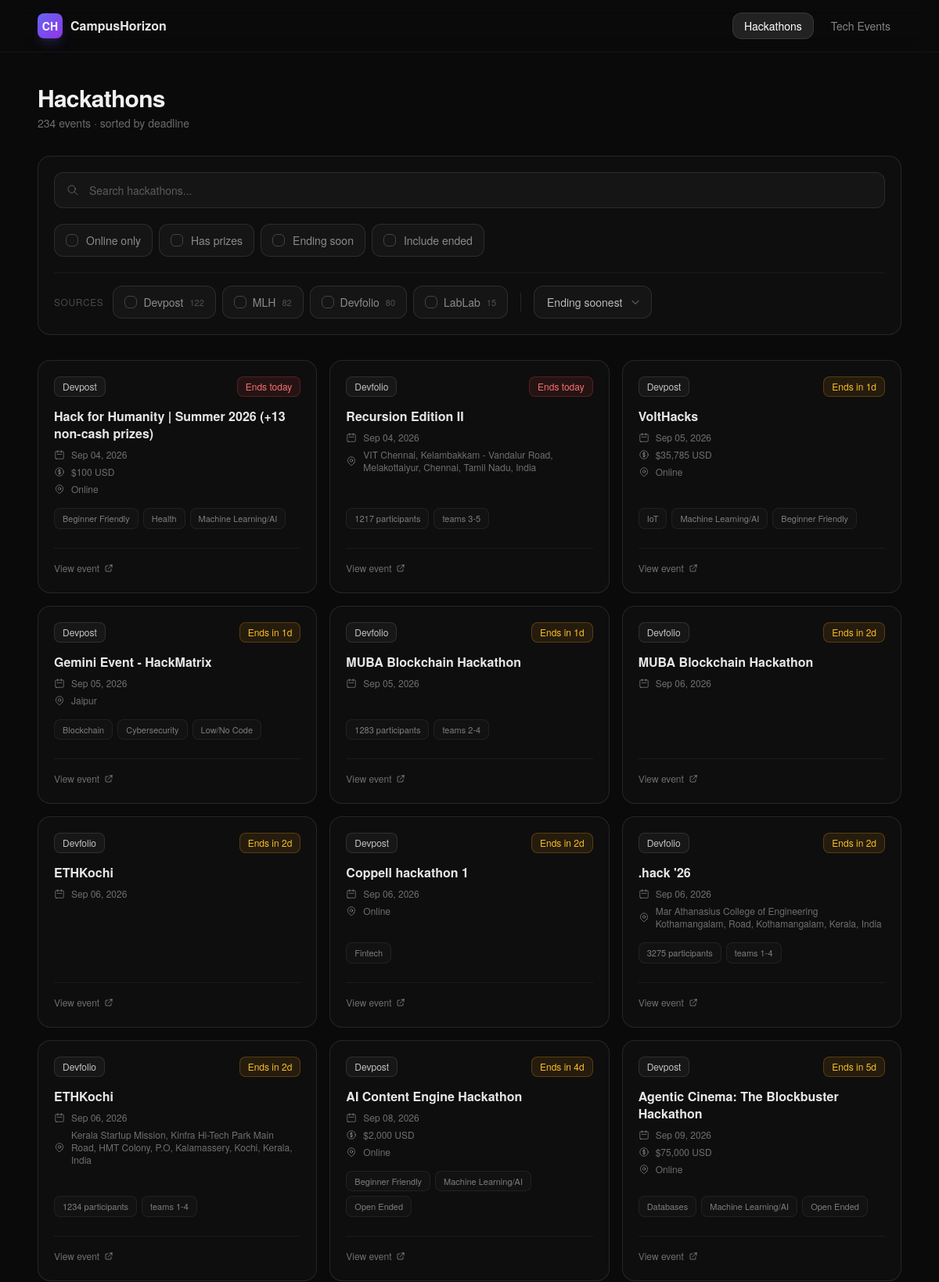
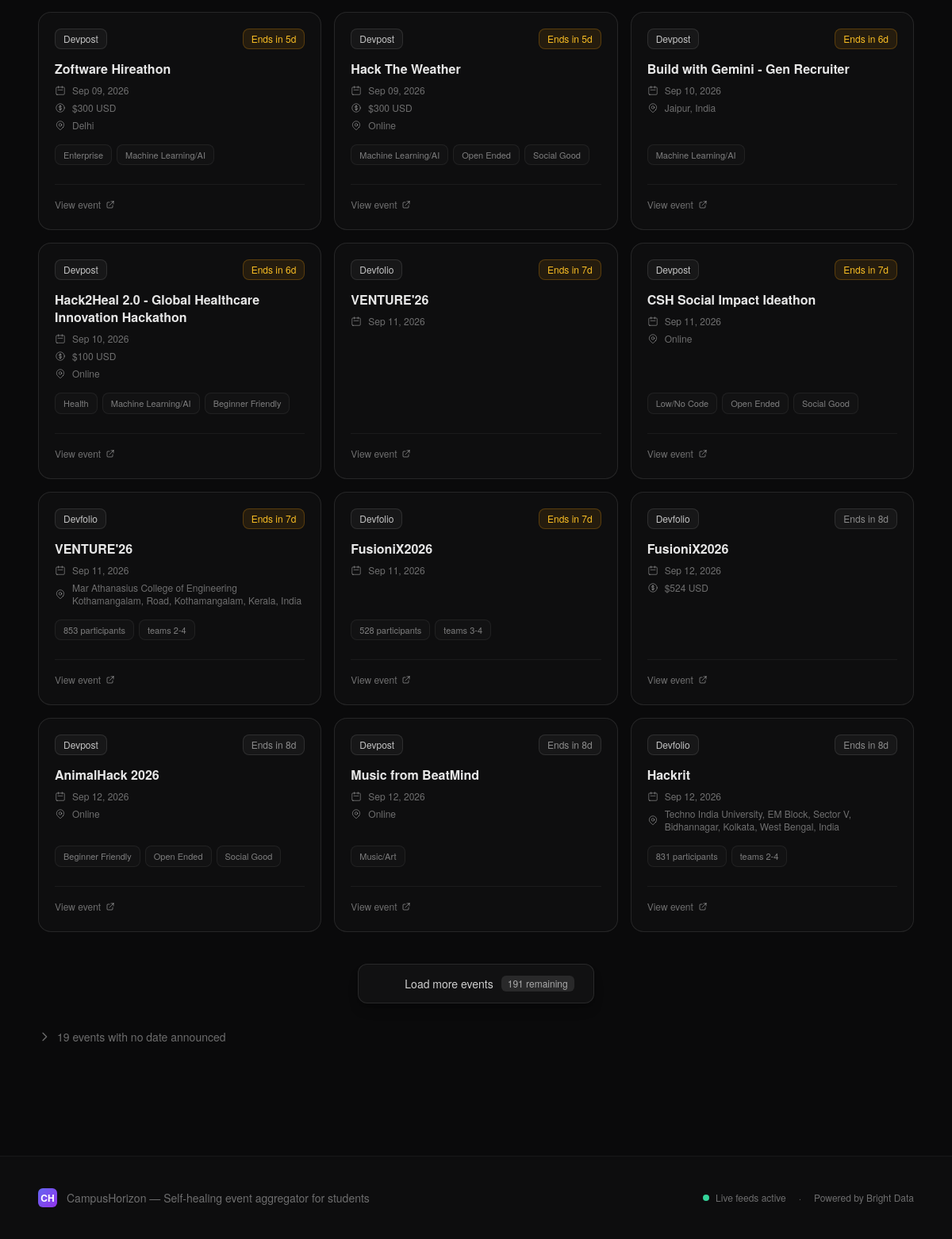
/hackathons/, run on an earlier commit of the app's database (2 pictures, top to bottom).
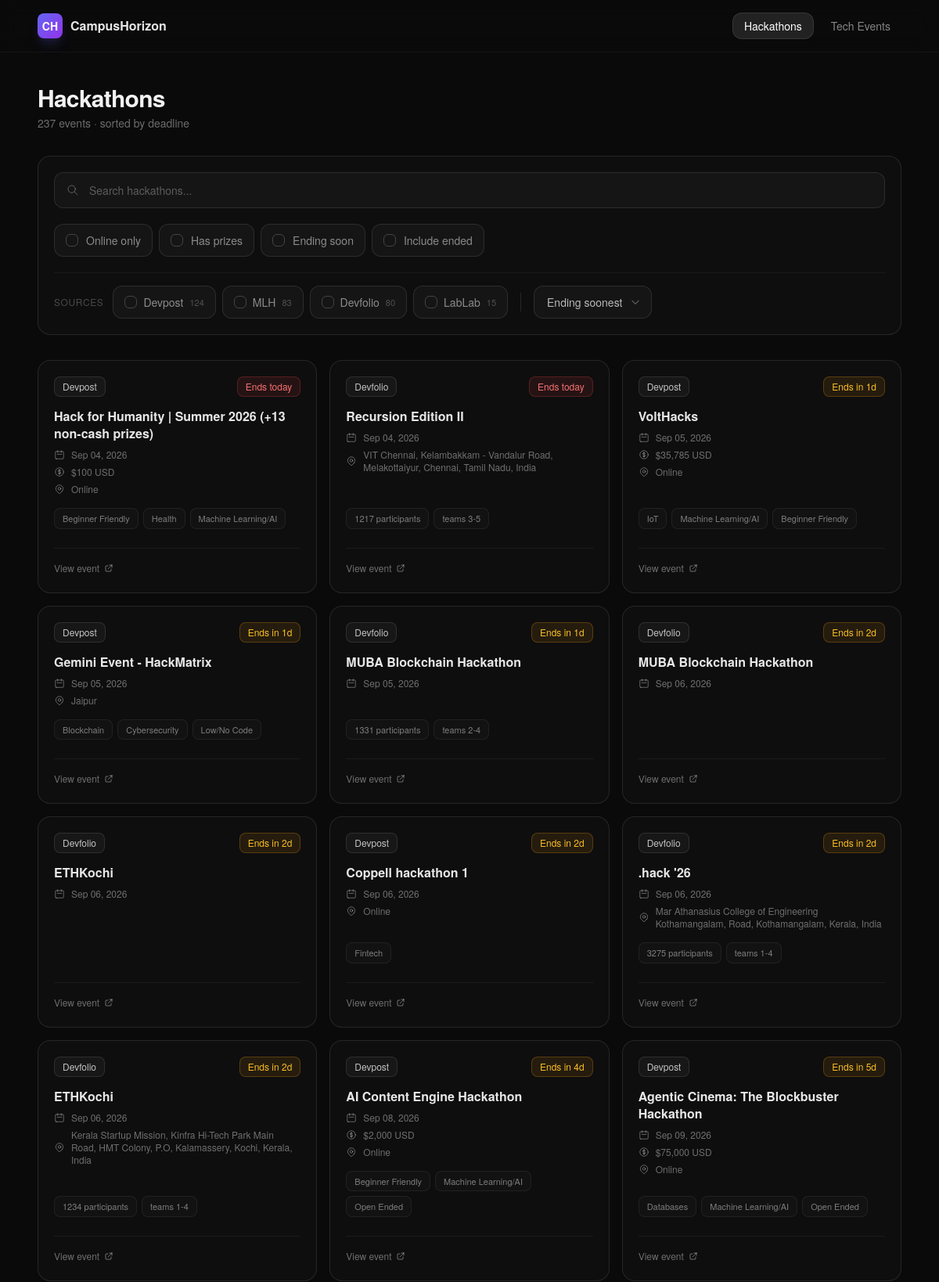
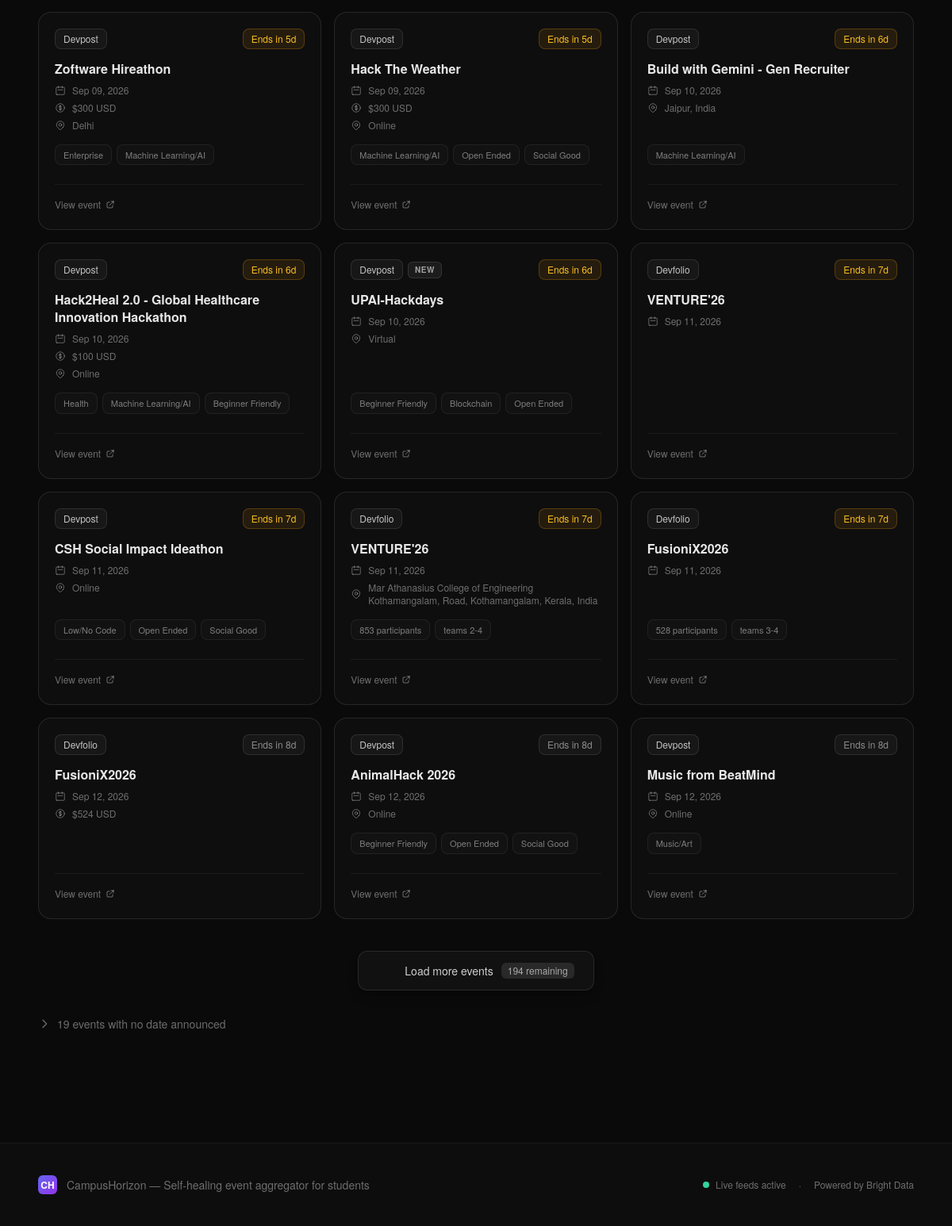
And on a later commit of the database (2 pictures, top to bottom).
### events/models.py (models this page shows, shortened)
class Event(models.Model):
    title = models.CharField(max_length=500)
    source = models.CharField(max_length=20, choices=Source.choices, db_index=True)
    url = models.URLField(unique=True, max_length=1000)
    deadline = models.DateTimeField(null=True, blank=True, db_index=True)
    prizes = models.CharField(max_length=500, blank=True, default='')
    tags = models.JSONField(default=list, blank=True)
    is_online = models.BooleanField(null=True, blank=True)
    location = models.CharField(max_length=300, blank=True, default='')
    event_type = models.CharField(max_length=100, blank=True, default='')
    last_updated = models.DateTimeField(auto_now=True)
    created_at = models.DateTimeField(auto_now_add=True)
    class Meta:
        ordering = ['deadline']

### events/views.py (the view)
# urls.py: path('hackathons/', views.hackathons, name='hackathons'),
def hackathons(request):
    dated, undated, source_counts, active_filters, config = _get_feed(
        request, HACKATHON_SOURCES, 'hackathons'
    )
    selected_sources = [
        s for s in request.GET.getlist('source')
        if s in [x.value for x in HACKATHON_SOURCES]
    ]
    paginator = Paginator(dated, PAGE_SIZE)
    page_num = request.GET.get('page', 1)
    page_obj = paginator.get_page(page_num)
    remaining_count = max(0, paginator.count - (page_obj.number * PAGE_SIZE))
    next_page_url = _page_url(request, page_obj.next_page_number()) if page_obj.has_next() else None
    return render(request, 'events/feed.html', {
        'events': page_obj.object_list,
        'page_obj': page_obj,
        'remaining_count': remaining_count,
        'next_page_url': next_page_url,
        'undated_events': undated,
        'total_count': paginator.count + undated.count(),
        'source_counts': source_counts,
        'active_filters': active_filters,
        'filter_config': config,
        'page_title': 'Hackathons',
        'sources': HACKATHON_SOURCES,
        'category': 'hackathons',
        'selected_sources': selected_sources,
    })

### events/templates/events/feed.html (shortened to what this page needs)
{% extends "events/base.html" %}
{% load event_filters %}
{% block content %}
<div id="feed">
    <div class="max-w-6xl mx-auto px-6 py-10">
        <div class="mb-8 flex items-end justify-between flex-wrap gap-3">
            <div>
                <h1 class="text-3xl font-bold text-white/95 tracking-tight">{{ page_title }}</h1>
                <p class="text-sm text-white/40 mt-1">
                    <span>{{ total_count }}</span> event{{ total_count|pluralize }}
                    {% if request.GET.sort == 'newest' %} &middot; newest first{% elif category == 'tech-events' %} &middot; sorted by event date{% else %} &middot; sorted by deadline{% endif %}
                </p>
            </div>
        </div>
        <form method="get"
              hx-get="{{ request.path }}"
              hx-target="#feed"
              hx-select="#feed"
              hx-swap="outerHTML"
              hx-trigger="change delay:120ms, keyup changed delay:400ms from:#q"
              hx-push-url="true"
              hx-indicator="#updating"
              class="mb-8 rounded-2xl border border-white/10 bg-white/[0.02] p-5 space-y-5">
            <div class="relative">
                <svg class="absolute left-4 top-1/2 -translate-y-1/2 w-4 h-4 text-white/30" fill="none" stroke="currentColor" viewBox="0 0 24 24">
                    <path stroke-linecap="round" stroke-linejoin="round" stroke-width="1.5" d="M21 21l-6-6m2-5a7 7 0 11-14 0 7 7 0 0114 0z"/>
                </svg>
                <input type="text" name="q" id="q" value="{{ request.GET.q }}"
                    placeholder="Search {{ page_title|lower }}..."
                    class="w-full pl-11 pr-11 py-3 rounded-xl border border-white/10 bg-white/[0.03] text-sm text-white/90 placeholder-white/30 focus:outline-none focus:border-indigo-500/40 focus:bg-white/[0.05] transition-colors">
            </div>
            <div class="flex flex-wrap items-center gap-2">
                {% if 'online' in filter_config.groups %}
                <label class="inline-flex items-center gap-2.5 px-3.5 py-2.5 rounded-xl border text-sm cursor-pointer select-none transition-colors border-white/10 bg-white/[0.03] text-white/50 hover:text-white/80 has-[:checked]:border-indigo-500/40 has-[:checked]:text-indigo-300 has-[:checked]:bg-indigo-500/10">
                    <span class="relative w-4 h-4 rounded-md border border-white/20 has-[:checked]:border-indigo-400 has-[:checked]:bg-indigo-500/30">
                    </span>
                    Online only
                </label>
                {% endif %}
                {% if 'prizes' in filter_config.groups %}
                <label class="inline-flex items-center gap-2.5 px-3.5 py-2.5 rounded-xl border text-sm cursor-pointer select-none transition-colors border-white/10 bg-white/[0.03] text-white/50 hover:text-white/80 has-[:checked]:border-indigo-500/40 has-[:checked]:text-indigo-300 has-[:checked]:bg-indigo-500/10">
                    <span class="relative w-4 h-4 rounded-md border border-white/20 has-[:checked]:border-indigo-400 has-[:checked]:bg-indigo-500/30">
                    </span>
                    Has prizes
                </label>
                {% endif %}
                {% if 'soon' in filter_config.groups %}
                <label class="inline-flex items-center gap-2.5 px-3.5 py-2.5 rounded-xl border text-sm cursor-pointer select-none transition-colors border-white/10 bg-white/[0.03] text-white/50 hover:text-white/80 has-[:checked]:border-indigo-500/40 has-[:checked]:text-indigo-300 has-[:checked]:bg-indigo-500/10">
                    <span class="relative w-4 h-4 rounded-md border border-white/20 has-[:checked]:border-indigo-400 has-[:checked]:bg-indigo-500/30">
                    </span>
                    {{ filter_config.soon_label }}
                </label>
                {% endif %}
                <label class="inline-flex items-center gap-2.5 px-3.5 py-2.5 rounded-xl border text-sm cursor-pointer select-none transition-colors border-white/10 bg-white/[0.03] text-white/50 hover:text-white/80 has-[:checked]:border-indigo-500/40 has-[:checked]:text-indigo-300 has-[:checked]:bg-indigo-500/10">
                    <span class="relative w-4 h-4 rounded-md border border-white/20 has-[:checked]:border-indigo-400 has-[:checked]:bg-indigo-500/30">
                    </span>
                    Include ended
                </label>
            </div>
            <div class="flex flex-wrap items-center gap-2 pt-4 border-t border-white/5">
                <span class="text-xs uppercase tracking-wider text-white/25 mr-1">Sources</span>
                {% for source in sources %}
                {% with sc=source|source_color count=source_counts|get_item:source.value %}
                <label class="inline-flex items-center gap-2 px-3.5 py-2.5 rounded-xl border text-sm cursor-pointer select-none transition-colors border-white/10 bg-white/[0.03] text-white/50 hover:text-white/80 has-[:checked]:{{ sc.border }} has-[:checked]:{{ sc.text }} has-[:checked]:{{ sc.bg }}">
                    <span class="relative w-4 h-4 rounded-md border border-white/20 has-[:checked]:border-white/30 has-[:checked]:bg-white/10">
                    </span>
                    {{ sc.label }}
                    {% if count %}<span class="text-[11px] text-white/25">{{ count }}</span>{% endif %}
                </label>
                {% endwith %}
                {% endfor %}
                <div class="relative">
                    <select name="sort" id="sort"
                            class="appearance-none pl-4 pr-9 py-2.5 rounded-xl border border-white/10 bg-white/[0.03] text-sm text-white/70 focus:outline-none focus:border-indigo-500/40 cursor-pointer">
                        <option value="deadline" {% if request.GET.sort != 'newest' %}selected{% endif %}>
                            {% if category == 'tech-events' %}Starting soonest{% else %}Ending soonest{% endif %}
                        </option>
                    </select>
                    <svg class="absolute right-3.5 top-1/2 -translate-y-1/2 w-3.5 h-3.5 text-white/30 pointer-events-none" fill="none" stroke="currentColor" viewBox="0 0 24 24">
                        <path stroke-linecap="round" stroke-linejoin="round" stroke-width="2" d="M19 9l-7 7-7-7"/>
                    </svg>
                </div>
            </div>
        </form>
        <div id="events-grid" class="grid gap-4 md:grid-cols-2 lg:grid-cols-3">
            <div id="load-more-batch" class="contents">
                {% for event in events %}
                    <div class="stagger-item h-full" style="animation-delay: {{ forloop.counter0|stagger_delay }}">
                        {% include "events/_event_card.html" with event=event %}
                    </div>
                {% empty %}
                <div class="col-span-full py-20 text-center text-white/30">
                    <p class="text-lg mb-1">No events found</p>
                    <p class="text-sm">Try adjusting your filters</p>
                </div>
                {% endfor %}
                {% if page_obj.has_next %}
                <div id="load-more-container" class="col-span-full mt-6 text-center">
                    <button hx-get="{{ next_page_url }}"
                            hx-target="#load-more-container"
                            hx-swap="outerHTML"
                            hx-select="#load-more-batch"
                            hx-indicator="#load-more-spinner"
                            class="inline-flex items-center gap-2.5 px-6 py-3.5 rounded-xl border border-white/10 bg-white/[0.03] hover:bg-white/[0.08] hover:border-white/20 text-sm font-medium text-white/80 hover:text-white transition-all cursor-pointer shadow-lg shadow-black/20">
                        <span>Load more events</span>
                        {% if remaining_count %}
                        <span class="px-2 py-0.5 rounded-md bg-white/10 text-xs text-white/60 font-normal">
                            {{ remaining_count }} remaining
                        </span>
                        {% endif %}
                    </button>
                </div>
                {% endif %}
            </div>
        </div>
        {% if undated_events %}
        <details class="mt-8">
            <summary class="cursor-pointer inline-flex items-center gap-2 text-sm text-white/40 hover:text-white/60 transition-colors select-none">
                <svg class="w-4 h-4 transition-transform duration-200 group-open:rotate-90" fill="none" stroke="currentColor" viewBox="0 0 24 24">
                    <path stroke-linecap="round" stroke-linejoin="round" stroke-width="2" d="M9 5l7 7-7 7"/>
                </svg>
                {{ undated_events|length }} event{{ undated_events|length|pluralize }} with no date announced
            </summary>
        </details>
        {% endif %}
    </div>
</div>
{% endblock %}

### events/templates/events/_event_card.html (shortened to what this page needs)
{% load event_filters %}
{% with sc=event.source|source_color %}
{% with badge_class=event.deadline|deadline_badge_class badge_text=event|deadline_badge_text %}
<article class="group relative rounded-2xl border border-white/10 bg-white/[0.02] p-5 transition-all duration-300 card-hover hover:bg-white/[0.04] h-full flex flex-col justify-between">
    <div class="flex-1 flex flex-col">
        <div class="flex items-center justify-between mb-3.5">
            <div class="flex items-center gap-1.5">
                <span class="inline-flex items-center px-2.5 py-1 rounded-lg text-xs font-medium border border-white/10 bg-white/[0.04] text-white/75 group-hover:border-white/15 transition-colors">
                    {{ sc.label }}
                </span>
                {% if event|is_recent %}
                <span class="inline-flex items-center px-2 py-0.5 rounded-md text-[10px] font-semibold uppercase tracking-wider border border-white/10 bg-white/[0.06] text-white/60">
                    New
                </span>
                {% endif %}
            </div>
            <span class="inline-flex items-center px-2.5 py-1 rounded-lg text-xs font-medium border {{ badge_class }}">
                {{ badge_text }}
            </span>
        </div>
        <h3 class="text-base font-semibold text-white/90 mb-2 line-clamp-2 leading-snug">
            <a href="{{ event.url }}" target="_blank" rel="noopener" class="hover:text-white transition-colors">
                {{ event.title|clean_title }}
            </a>
        </h3>
        <div class="space-y-1.5 mb-4">
            {% if event.deadline %}
            <div class="flex items-center gap-2 text-xs text-white/40">
                <svg class="w-3.5 h-3.5 shrink-0" fill="none" stroke="currentColor" viewBox="0 0 24 24">
                    <path stroke-linecap="round" stroke-linejoin="round" stroke-width="1.5" d="M8 7V3m8 4V3m-9 8h10M5 21h14a2 2 0 002-2V7a2 2 0 00-2-2H5a2 2 0 00-2 2v12a2 2 0 002 2z"/>
                </svg>
                {{ event.deadline|date:"M d, Y" }}
            </div>
            {% endif %}
            {% if event.prizes and event.source != 'luma' %}
            <div class="flex items-center gap-2 text-xs text-white/40">
                {{ event.prizes }}
            </div>
            {% endif %}
            {% if event.location %}
            <div class="flex items-center gap-2 text-xs text-white/40">
                {{ event.location }}
            </div>
            {% endif %}
        </div>
        {% if event.tags %}
        <div class="flex flex-wrap gap-1.5 mb-3 mt-auto">
            {% for tag in event.tags|slice:":3" %}
            <span class="px-2.5 py-1 rounded-lg border border-white/[0.06] bg-white/[0.02] text-[11px] text-white/45 group-hover:border-white/10 group-hover:text-white/65 transition-colors">{{ tag }}</span>
            {% endfor %}
        </div>
        {% endif %}
    </div>
    <div class="pt-3 border-t border-white/5 mt-3">
        <a href="{{ event.url }}" target="_blank" rel="noopener"
           class="inline-flex items-center gap-1.5 text-xs font-medium text-white/40 hover:text-white/70 transition-colors">
            View event
            <svg class="w-3 h-3" fill="none" stroke="currentColor" viewBox="0 0 24 24">
                <path stroke-linecap="round" stroke-linejoin="round" stroke-width="2" d="M10 6H6a2 2 0 00-2 2v10a2 2 0 002 2h10a2 2 0 002-2v-4M14 4h6m0 0v6m0-6L10 14"/>
            </svg>
        </a>
    </div>
</article>
{% endwith %}
{% endwith %}

What changed in the data, as far as the page shows it:
no longer on this page (row edited): Event: label "Devfolio", badge_text "Ends in 8d", title|clean_title "Hackrit", deadline "Sep 12, 2026", location "Techno India University, EM Block, Sector V, Bidhannagar, Kolkata, West Bengal, India", tags "831 participants" "teams 2-4"
added Event: label "Devpost", shows "NEW", badge_text "Ends in 6d", title|clean_title "UPAI-Hackdays", deadline "Sep 10, 2026", location "Virtual", tags "Beginner Friendly" "Blockchain" "Open Ended"
Also different on the page:
{{ total_count }}: "234" → "237"
{{ remaining_count }}: "191" → "194"
new list line: "Devpost 124"
new list line: "MLH 83"
new list line: "1331 participants"
list line gone: "Devpost 122"
list line gone: "MLH 82"
list line gone: "1283 participants"
